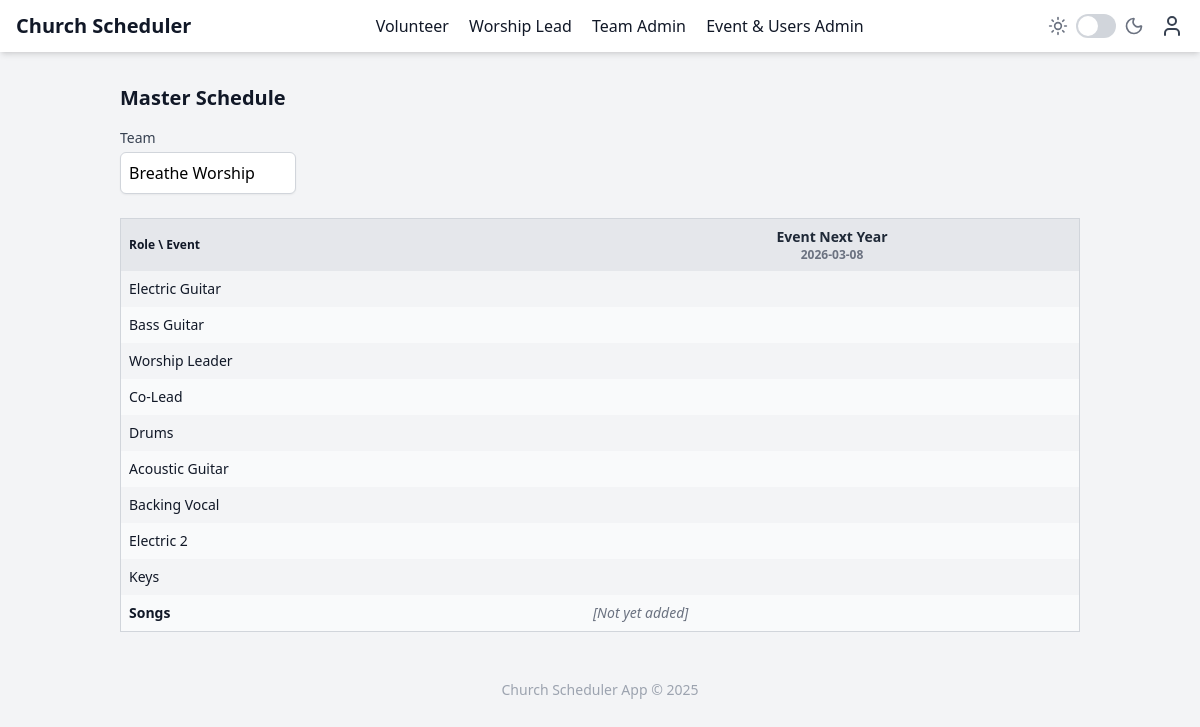
The page /volunteer/schedule?team_id=1 (signed in) on the database its author committed.
### app/core/models.py (models this page shows, shortened)
class Event(db.Model):
    id = db.Column(db.Integer, primary_key=True)
    name = db.Column(db.String(100), nullable=False)
    date = db.Column(db.DateTime, nullable=False, default=datetime.utcnow)
    description = db.Column(db.Text, nullable=True)
    event_type = db.Column(db.String(50), nullable=False)
    availability_locked = db.Column(db.Boolean, default=False)
    template_id = db.Column(db.Integer, db.ForeignKey('event_template.id'), nullable=True)
    template = db.relationship('EventTemplate', backref='events')

class Role(db.Model):
    id = db.Column(db.Integer, primary_key=True)
    name = db.Column(db.String(100), nullable=False)
    is_lead = db.Column(db.Boolean, default=False)  # Hidden flag, not for UI
    team_roles = db.relationship('TeamRole', back_populates='role', cascade='all, delete-orphan')
    volunteer_team_roles = db.relationship('VolunteerTeamRole', back_populates='role', cascade='all, delete-orphan')

### app/views/volunteer/schedule.py (the view)
@volunteer_schedule_bp.route("/schedule")
@login_required
def schedule():
    selected_team_id = request.args.get("team_id", type=int)
    teams = Team.query.order_by(Team.name).all()
    selected_team = Team.query.get(selected_team_id) if selected_team_id else None
    from datetime import datetime
    now = datetime.now()
    selected_year = now.year
    selected_month = now.month
    events = Event.query.filter(
        extract("year", Event.date) == selected_year,
        extract("month", Event.date) == selected_month
    ).order_by(Event.date).all()
    event_ids = [e.id for e in events]
    roles = []
    assignment_matrix = {}
    if selected_team:
        roles = db.session.query(Role).join(EventTeamRequirement)\
            .filter(EventTeamRequirement.event_id.in_(event_ids))\
            .filter(EventTeamRequirement.team_id == selected_team_id)\
            .distinct().all()
        assignments = VolunteerAssignment.query.filter(
            VolunteerAssignment.event_id.in_(event_ids),
            VolunteerAssignment.team_id == selected_team_id
        ).all()
        for a in assignments:
            assignment_matrix[(a.event_id, a.role_id)] = a.volunteer
    return render_template("volunteer/schedule.html",
        teams=teams,
        selected_team=selected_team,
        events=events,
        roles=roles,
        assignment_matrix=assignment_matrix
    )

### app/templates/volunteer/schedule.html (shortened to what this page needs)
{% extends "layout.html" %}
{% block content %}
<div class="p-4">
  <h1 class="text-xl font-semibold mb-4">Master Schedule</h1>
  <form method="GET" class="mb-6">
  <div class="flex flex-wrap gap-4 items-end">
    <div>
      <label for="team_id" class="block text-sm font-medium text-gray-700 dark:text-gray-300 mb-1">Team</label>
      <select name="team_id" id="team_id"
              class="block w-44 p-2 rounded-md border border-gray-300 dark:border-gray-700 bg-white dark:bg-gray-800 text-black dark:text-white shadow-sm focus:outline-none focus:ring-2 focus:ring-blue-500 appearance-none"
              onchange="this.form.submit()">
        {% for team in teams %}
          <option value="{{ team.id }}" {% if selected_team and selected_team.id == team.id %}selected{% endif %}>
            {{ team.name }}
          </option>
        {% endfor %}
      </select>
    </div>
  </div>
</form>
  {% if selected_team %}
    <table class="w-full table-auto text-sm border border-gray-300 dark:border-gray-700">
      <thead>
  <tr class="bg-gray-200 dark:bg-gray-700 text-xs">
    <th class="p-2 text-left">Role \ Event</th>
    {% for e in events %}
      <th class="p-2 text-center">
        <div>
  <h2 class="font-semibold text-gray-800 dark:text-gray-100 text-sm">
  {{ e.name }}
</h2>
<p class="text-xs text-gray-500 dark:text-gray-400">
  {{ e.date.strftime('%Y-%m-%d') }}
</p>
</div>
      </th>
    {% endfor %}
  </tr>
</thead>
      <tbody>
        {% for role in roles %}
          <tr class="even:bg-gray-50 dark:even:bg-gray-800">
            <td class="p-2 font-medium">{{ role.name }}</td>
            {% for e in events %}
              <td class="p-2 text-center">
                {% set v = assignment_matrix.get((e.id, role.id)) %}
              </td>
            {% endfor %}
          </tr>
        {% endfor %}
        <tr class="bg-gray-50 dark:bg-gray-800">
          <td class="p-2 font-semibold">Songs</td>
          {% for e in events %}
            <td class="p-2 italic text-gray-500">[Not yet added]</td>
          {% endfor %}
        </tr>
      </tbody>
    </table>
  {% endif %}
</div>
{% endblock %}

### app/templates/layout.html (shortened to what this page needs)
<!DOCTYPE html>
<html lang="en" class="dark">
<head>
    <script src="https://cdn.tailwindcss.com"></script>
</head>
<body class="bg-gray-100 dark:bg-gray-900 text-gray-900 dark:text-gray-100 font-sans min-h-screen">
    <header class="bg-white dark:bg-gray-800 shadow-md">
        <div class="max-w-7xl mx-auto px-4 py-3 flex justify-between items-center">
            <h1 class="text-xl font-semibold">Church Scheduler</h1>
            <nav class="space-x-4 text-sm sm:text-base">
                <a href="/volunteer-portal" class="hover:underline">Volunteer</a>
                <a href="/worship-lead" class="hover:underline">Worship Lead</a>
                <a href="/schedule" class="hover:underline">Team Admin</a>
                <a href="/event-admin" class="hover:underline">Event & Users Admin</a>
            </nav>
            <div class="space-x-2">
                <div class="flex items-center space-x-4">
  <div class="flex items-center space-x-2">
    <i data-lucide="sun" class="w-5 h-5 text-gray-500"></i>
    <label for="themeSwitch" class="relative inline-block w-10 h-6">
      <div class="dot absolute top-0.5 left-0.5 bg-white w-5 h-5 rounded-full transition peer-checked:translate-x-4"></div>
    </label>
    <i data-lucide="moon" class="w-5 h-5 text-gray-500"></i>
  </div>
<div class="relative">
  {% if current_user.is_authenticated %}
    <button id="userMenuButton" class="flex items-center text-sm rounded-full focus:outline-none" aria-expanded="false">
      <i data-lucide="user" class="w-6 h-6 text-gray-700 dark:text-gray-200"></i>
    </button>
  {% else %}
    <a href="{{ url_for('auth.login') }}" class="text-sm text-blue-600 hover:underline">Login</a>
  {% endif %}
</div>
            </div>
    </header>
    <main class="flex-grow mx-auto p-4 {% if request.endpoint == 'main.event_admin' %}max-w-full{% else %}max-w-5xl{% endif %}">
    {% block content %}{% endblock %}
</main>
    <footer class="text-center py-4 text-sm text-gray-400 dark:text-gray-500">
        Church Scheduler App &copy; {{ current_year | default(2025) }}
    </footer>
</body>
</html>

### app/templates/layout.html (style rules this page uses)
.dot { transition: transform 0.3s ease-in-out; }

### rows shown on the page
Event: name "Event Next Year", date "2026-03-08"
Role: name "Electric Guitar"
Role: name "Bass Guitar"
Role: name "Worship Leader"
Role: name "Co-Lead"
Role: name "Drums"
Role: name "Acoustic Guitar"
Role: name "Backing Vocal"
Role: name "Electric 2"
Role: name "Keys"

### other values the page prints
{{ current_year | default(2025) }} "2025"
form field team_id "Breathe Worship"
